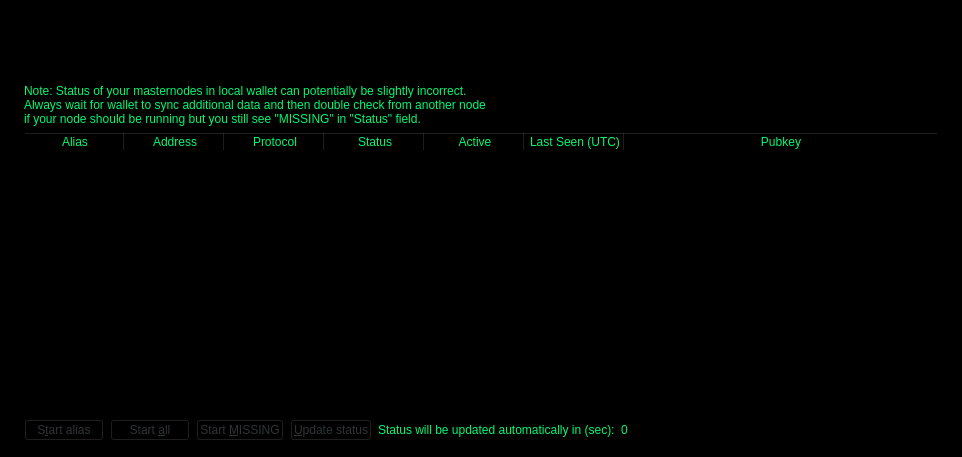
<?xml version="1.0" encoding="UTF-8"?>
<ui version="4.0">
 <class>MasternodeList</class>
 <widget class="QWidget" name="MasternodeList">
  <property name="geometry">
   <rect>
    <x>0</x>
    <y>0</y>
    <width>962</width>
    <height>457</height>
   </rect>
  </property>
  <property name="windowTitle">
   <string>Form</string>
  </property>
  <property name="styleSheet">
   <string notr="true">background-color: rgb(0, 0, 0);
color: rgb(1, 248, 113);</string>
  </property>
  <layout class="QVBoxLayout" name="topLayout" stretch="0">
   <property name="leftMargin">
    <number>9</number>
   </property>
   <property name="topMargin">
    <number>9</number>
   </property>
   <property name="rightMargin">
    <number>9</number>
   </property>
   <property name="bottomMargin">
    <number>9</number>
   </property>
   <item>
    <layout class="QVBoxLayout" name="verticalLayout_Master" stretch="0,1">
     <property name="spacing">
      <number>0</number>
     </property>
     <item>
      <widget class="QFrame" name="frame_Header">
       <layout class="QVBoxLayout" name="verticalLayout_4">
        <property name="leftMargin">
         <number>0</number>
        </property>
        <property name="topMargin">
         <number>0</number>
        </property>
        <property name="rightMargin">
         <number>0</number>
        </property>
        <property name="bottomMargin">
         <number>0</number>
        </property>
        <item>
         <layout class="QHBoxLayout" name="horizontalLayout_Header" stretch="1,0">
          <item>
           <spacer name="horizontalSpacer">
            <property name="orientation">
             <enum>Qt::Horizontal</enum>
            </property>
            <property name="sizeHint" stdset="0">
             <size>
              <width>40</width>
              <height>20</height>
             </size>
            </property>
           </spacer>
          </item>
          <item>
           <widget class="QLabel" name="labelOverviewHeaderRight">
            <property name="minimumSize">
             <size>
              <width>464</width>
              <height>60</height>
             </size>
            </property>
            <property name="maximumSize">
             <size>
              <width>16777215</width>
              <height>60</height>
             </size>
            </property>
            <property name="font">
             <font>
              <pointsize>14</pointsize>
             </font>
            </property>
            <property name="text">
             <string/>
            </property>
            <property name="alignment">
             <set>Qt::AlignRight|Qt::AlignTrailing|Qt::AlignVCenter</set>
            </property>
           </widget>
          </item>
         </layout>
        </item>
       </layout>
      </widget>
     </item>
     <item>
      <widget class="QFrame" name="frame_BG">
       <layout class="QVBoxLayout" name="verticalLayout_3">
        <property name="leftMargin">
         <number>6</number>
        </property>
        <property name="topMargin">
         <number>6</number>
        </property>
        <property name="rightMargin">
         <number>6</number>
        </property>
        <property name="bottomMargin">
         <number>6</number>
        </property>
        <item>
         <widget class="QFrame" name="frame_Content">
          <layout class="QVBoxLayout" name="verticalLayout">
           <property name="spacing">
            <number>0</number>
           </property>
           <property name="leftMargin">
            <number>0</number>
           </property>
           <property name="topMargin">
            <number>0</number>
           </property>
           <property name="rightMargin">
            <number>0</number>
           </property>
           <property name="bottomMargin">
            <number>0</number>
           </property>
           <item>
            <layout class="QGridLayout" name="gridLayout_2">
             <property name="spacing">
              <number>2</number>
             </property>
             <item row="0" column="0">
              <widget class="QFrame" name="frameList">
               <layout class="QVBoxLayout" name="verticalLayout_2">
                <property name="bottomMargin">
                 <number>1</number>
                </property>
                <item>
                 <layout class="QHBoxLayout" name="horizontalLayout_note">
                  <property name="bottomMargin">
                   <number>0</number>
                  </property>
                  <item>
                   <widget class="QLabel" name="updateNote">
                    <property name="text">
                     <string>Note: Status of your masternodes in local wallet can potentially be slightly incorrect.&lt;br /&gt;Always wait for wallet to sync additional data and then double check from another node&lt;br /&gt;if your node should be running but you still see &quot;MISSING&quot; in &quot;Status&quot; field.</string>
                    </property>
                   </widget>
                  </item>
                 </layout>
                </item>
                <item>
                 <widget class="QTableWidget" name="tableWidgetMyMasternodes">
                  <property name="minimumSize">
                   <size>
                    <width>695</width>
                    <height>0</height>
                   </size>
                  </property>
                  <property name="palette">
                   <palette>
                    <active>
                     <colorrole role="WindowText">
                      <brush brushstyle="SolidPattern">
                       <color alpha="255">
                        <red>1</red>
                        <green>248</green>
                        <blue>113</blue>
                       </color>
                      </brush>
                     </colorrole>
                     <colorrole role="Button">
                      <brush brushstyle="SolidPattern">
                       <color alpha="255">
                        <red>0</red>
                        <green>0</green>
                        <blue>0</blue>
                       </color>
                      </brush>
                     </colorrole>
                     <colorrole role="Text">
                      <brush brushstyle="SolidPattern">
                       <color alpha="255">
                        <red>1</red>
                        <green>248</green>
                        <blue>113</blue>
                       </color>
                      </brush>
                     </colorrole>
                     <colorrole role="ButtonText">
                      <brush brushstyle="SolidPattern">
                       <color alpha="255">
                        <red>1</red>
                        <green>248</green>
                        <blue>113</blue>
                       </color>
                      </brush>
                     </colorrole>
                     <colorrole role="Base">
                      <brush brushstyle="SolidPattern">
                       <color alpha="255">
                        <red>0</red>
                        <green>0</green>
                        <blue>0</blue>
                       </color>
                      </brush>
                     </colorrole>
                     <colorrole role="Window">
                      <brush brushstyle="SolidPattern">
                       <color alpha="255">
                        <red>0</red>
                        <green>0</green>
                        <blue>0</blue>
                       </color>
                      </brush>
                     </colorrole>
                    </active>
                    <inactive>
                     <colorrole role="WindowText">
                      <brush brushstyle="SolidPattern">
                       <color alpha="255">
                        <red>1</red>
                        <green>248</green>
                        <blue>113</blue>
                       </color>
                      </brush>
                     </colorrole>
                     <colorrole role="Button">
                      <brush brushstyle="SolidPattern">
                       <color alpha="255">
                        <red>0</red>
                        <green>0</green>
                        <blue>0</blue>
                       </color>
                      </brush>
                     </colorrole>
                     <colorrole role="Text">
                      <brush brushstyle="SolidPattern">
                       <color alpha="255">
                        <red>1</red>
                        <green>248</green>
                        <blue>113</blue>
                       </color>
                      </brush>
                     </colorrole>
                     <colorrole role="ButtonText">
                      <brush brushstyle="SolidPattern">
                       <color alpha="255">
                        <red>1</red>
                        <green>248</green>
                        <blue>113</blue>
                       </color>
                      </brush>
                     </colorrole>
                     <colorrole role="Base">
                      <brush brushstyle="SolidPattern">
                       <color alpha="255">
                        <red>0</red>
                        <green>0</green>
                        <blue>0</blue>
                       </color>
                      </brush>
                     </colorrole>
                     <colorrole role="Window">
                      <brush brushstyle="SolidPattern">
                       <color alpha="255">
                        <red>0</red>
                        <green>0</green>
                        <blue>0</blue>
                       </color>
                      </brush>
                     </colorrole>
                    </inactive>
                    <disabled>
                     <colorrole role="WindowText">
                      <brush brushstyle="SolidPattern">
                       <color alpha="255">
                        <red>1</red>
                        <green>248</green>
                        <blue>113</blue>
                       </color>
                      </brush>
                     </colorrole>
                     <colorrole role="Button">
                      <brush brushstyle="SolidPattern">
                       <color alpha="255">
                        <red>0</red>
                        <green>0</green>
                        <blue>0</blue>
                       </color>
                      </brush>
                     </colorrole>
                     <colorrole role="Text">
                      <brush brushstyle="SolidPattern">
                       <color alpha="255">
                        <red>1</red>
                        <green>248</green>
                        <blue>113</blue>
                       </color>
                      </brush>
                     </colorrole>
                     <colorrole role="ButtonText">
                      <brush brushstyle="SolidPattern">
                       <color alpha="255">
                        <red>1</red>
                        <green>248</green>
                        <blue>113</blue>
                       </color>
                      </brush>
                     </colorrole>
                     <colorrole role="Base">
                      <brush brushstyle="SolidPattern">
                       <color alpha="255">
                        <red>0</red>
                        <green>0</green>
                        <blue>0</blue>
                       </color>
                      </brush>
                     </colorrole>
                     <colorrole role="Window">
                      <brush brushstyle="SolidPattern">
                       <color alpha="255">
                        <red>0</red>
                        <green>0</green>
                        <blue>0</blue>
                       </color>
                      </brush>
                     </colorrole>
                    </disabled>
                   </palette>
                  </property>
                  <property name="editTriggers">
                   <set>QAbstractItemView::NoEditTriggers</set>
                  </property>
                  <property name="alternatingRowColors">
                   <bool>true</bool>
                  </property>
                  <property name="selectionMode">
                   <enum>QAbstractItemView::SingleSelection</enum>
                  </property>
                  <property name="selectionBehavior">
                   <enum>QAbstractItemView::SelectRows</enum>
                  </property>
                  <property name="sortingEnabled">
                   <bool>true</bool>
                  </property>
                  <attribute name="horizontalHeaderStretchLastSection">
                   <bool>true</bool>
                  </attribute>
                  <column>
                   <property name="text">
                    <string>Alias</string>
                   </property>
                  </column>
                  <column>
                   <property name="text">
                    <string>Address</string>
                   </property>
                  </column>
                  <column>
                   <property name="text">
                    <string>Protocol</string>
                   </property>
                  </column>
                  <column>
                   <property name="text">
                    <string>Status</string>
                   </property>
                  </column>
                  <column>
                   <property name="text">
                    <string>Active</string>
                   </property>
                  </column>
                  <column>
                   <property name="text">
                    <string>Last Seen (UTC)</string>
                   </property>
                  </column>
                  <column>
                   <property name="text">
                    <string>Pubkey</string>
                   </property>
                  </column>
                 </widget>
                </item>
                <item>
                 <layout class="QHBoxLayout" name="horizontalLayout_5">
                  <property name="bottomMargin">
                   <number>0</number>
                  </property>
                  <item>
                   <widget class="QPushButton" name="startButton">
                    <property name="styleSheet">
                     <string notr="true">color: rgb(46, 52, 54);</string>
                    </property>
                    <property name="text">
                     <string>S&amp;tart alias</string>
                    </property>
                   </widget>
                  </item>
                  <item>
                   <widget class="QPushButton" name="startAllButton">
                    <property name="styleSheet">
                     <string notr="true">color: rgb(46, 52, 54);</string>
                    </property>
                    <property name="text">
                     <string>Start &amp;all</string>
                    </property>
                   </widget>
                  </item>
                  <item>
                   <widget class="QPushButton" name="startMissingButton">
                    <property name="styleSheet">
                     <string notr="true">color: rgb(46, 52, 54);</string>
                    </property>
                    <property name="text">
                     <string>Start &amp;MISSING</string>
                    </property>
                   </widget>
                  </item>
                  <item>
                   <widget class="QPushButton" name="UpdateButton">
                    <property name="styleSheet">
                     <string notr="true">color: rgb(46, 52, 54);</string>
                    </property>
                    <property name="text">
                     <string>&amp;Update status</string>
                    </property>
                   </widget>
                  </item>
                  <item>
                   <widget class="QLabel" name="autoupdate_label">
                    <property name="text">
                     <string>Status will be updated automatically in (sec):</string>
                    </property>
                   </widget>
                  </item>
                  <item>
                   <widget class="QLabel" name="secondsLabel">
                    <property name="text">
                     <string>0</string>
                    </property>
                   </widget>
                  </item>
                  <item>
                   <spacer name="horizontalSpacer_5">
                    <property name="orientation">
                     <enum>Qt::Horizontal</enum>
                    </property>
                    <property name="sizeHint" stdset="0">
                     <size>
                      <width>40</width>
                      <height>20</height>
                     </size>
                    </property>
                   </spacer>
                  </item>
                 </layout>
                </item>
               </layout>
              </widget>
             </item>
            </layout>
           </item>
          </layout>
         </widget>
        </item>
       </layout>
      </widget>
     </item>
    </layout>
   </item>
  </layout>
 </widget>
 <resources/>
 <connections/>
</ui>
